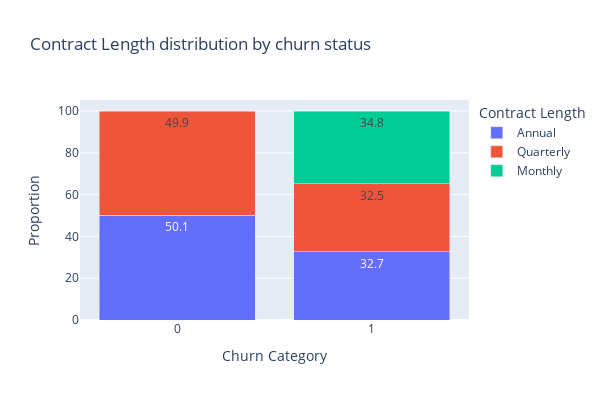

The cell this chart's notebook holds for it:
### Markdown cell above
On the other hand, all customers with monthly contracts are marked as churned. But we need to be careful with this data, because if churn is measured monthly, it can make customers with monthly contracts always appear as churned.

### Code cell
fig = px.bar(
    contract_churn, 
    x='Churn', 
    y='Proportion', 
    color='Contract Length', 
    title='Contract Length distribution by churn status',
    labels={'Proportion': 'Proportion', 'Churn': 'Churn Category'},
    barmode='stack',
    text_auto=True)

fig.update_layout(
    width=600,
    height=400,
    xaxis=dict(tickmode='array', tickvals=[0, 1], ticktext=['0', '1']))

fig.show()

### Figure 1 — Plotly figure (JSON) as saved in the notebook; plotly's stock layout.template omitted (floating-point values rounded to 4 significant figures)
{"data": [{"alignmentgroup": "True", "hovertemplate": "Contract Length=Annual<br>Churn Category=%{x}<br>Proportion=%{y}<extra></extra>", "legendgroup": "Annual", "marker": {"color": "#636efa", "pattern": {"shape": ""}}, "name": "Annual", "offsetgroup": "Annual", "orientation": "v", "showlegend": true, "textposition": "auto", "texttemplate": "%{y}", "type": "bar", "x": [0, 1], "xaxis": "x", "y": [50.1, 32.7], "yaxis": "y"}, {"alignmentgroup": "True", "hovertemplate": "Contract Length=Quarterly<br>Churn Category=%{x}<br>Proportion=%{y}<extra></extra>", "legendgroup": "Quarterly", "marker": {"color": "#EF553B", "pattern": {"shape": ""}}, "name": "Quarterly", "offsetgroup": "Quarterly", "orientation": "v", "showlegend": true, "textposition": "auto", "texttemplate": "%{y}", "type": "bar", "x": [0, 1], "xaxis": "x", "y": [49.9, 32.5], "yaxis": "y"}, {"alignmentgroup": "True", "hovertemplate": "Contract Length=Monthly<br>Churn Category=%{x}<br>Proportion=%{y}<extra></extra>", "legendgroup": "Monthly", "marker": {"color": "#00cc96", "pattern": {"shape": ""}}, "name": "Monthly", "offsetgroup": "Monthly", "orientation": "v", "showlegend": true, "textposition": "auto", "texttemplate": "%{y}", "type": "bar", "x": [1], "xaxis": "x", "y": [34.8], "yaxis": "y"}], "layout": {"barmode": "stack", "height": 400, "legend": {"title": {"text": "Contract Length"}, "tracegroupgap": 0}, "title": {"text": "Contract Length distribution by churn status"}, "width": 600, "xaxis": {"anchor": "y", "domain": [0, 1], "tickmode": "array", "ticktext": ["0", "1"], "tickvals": [0, 1], "title": {"text": "Churn Category"}}, "yaxis": {"anchor": "x", "domain": [0, 1], "title": {"text": "Proportion"}}}}
